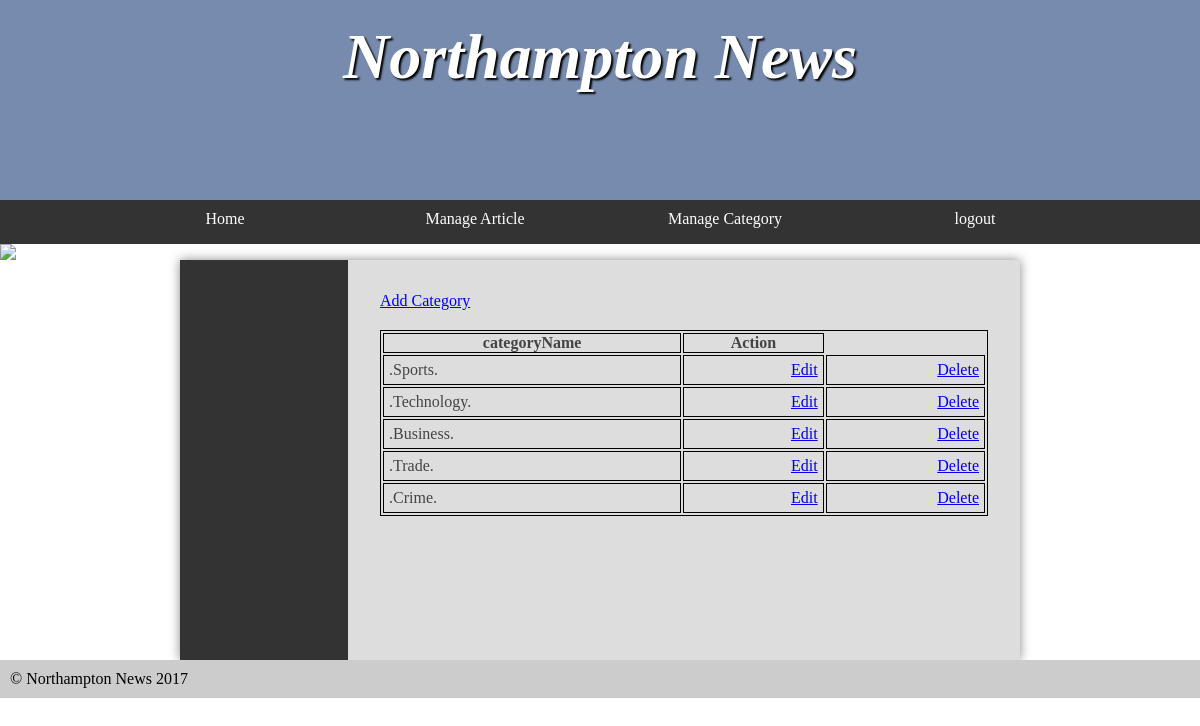
/assignment/admin/adminCategory.php, run on the app's committed database.
### tables this page shows
CREATE TABLE `category` (
  `category_Id` int NOT NULL AUTO_INCREMENT,
  `categoryName` varchar(255) NOT NULL,
  PRIMARY KEY (`category_Id`)
);

### assignment/admin/adminCategory.php (the view)
<?php
require('../connection/connection.php');
require('../user/header.php');
echo '
<nav>
<ul>
<li><a href="adminpage.php">Home</a></li>
<li><a href="adminArticle.php">Manage Article</a></li>
<li><a href="adminCategory.php">Manage Category</a></li>
<li><a href="logout.php">logout</a></li>
</ul>
</nav>
<img src="../images/banners/randombanner.php" /><main>
<nav>
</nav>
<article>
<a href="addCategory.php">Add Category</a>
<br>';
echo "<table>
<tr>
<th>categoryName</th>
<th>Action</th>
</tr>
";
$queryStatement = $connect->prepare("SELECT * FROM category");
$queryStatement->execute();
$returnData = $queryStatement->fetchAll(PDO::FETCH_OBJ);
foreach($returnData as $outcome){
    echo "
    <tr>
    <td>.$outcome->categoryName.</td>";
    echo '<td><a style="float: right" href="editCategory.php?category_Id=' . $outcome->category_Id . '">Edit</a></td>';
    echo '<td><a style="float: right" href="deleteCategory.php?category_Id=' . $outcome->category_Id . '">Delete</a></td>';
   echo "
    </tr>
 ";
}
 echo '
 <style>
 table, th, td {
 border:1px solid black;
}
 </style>
 </table>
 ';
require('../user/footer.php');
?>

### assignment/frame/style.css (style rules this page uses)
* { margin: 0; padding: 0; }
html { font-family: 'Oxygen-Regular', times, verdana, sans-serif; }
body { background-color: #fff; }
nav { width: 100%; background-color: #333; overflow: auto; }
nav ul { width: 1000px; margin: auto; display: block; list-style-type: none; }
nav ul li { width: 25%; float: left; overflow: auto; text-align: center; }
nav a { color: white; padding-top: 10px; display: block; text-decoration: none; }
main { min-height: 50vh; background-color: #ddd; width: 70vw; display: block; margin: auto; box-shadow: 0px 0px 10px #888; color:#444; }
p, li, h2 { margin-bottom: 1em; }
table { width: 100%; margin-top: 20px; }
td { padding: 5px; border-bottom: 1px solid #333; }
ul { margin-left: 2em; }
body > img { display: block; width: 100%; }
main { display: table; }
main > article { display: table-cell; padding: 2em; }
main > nav { display: table-cell; width: 20%; padding: 1em; }

### assignment/admin/adminCategory.php (style rules this page uses)
table, th, td { border:1px solid black; }

### data on the page
category: categoryName "Sports"
category: categoryName "Technology"
category: categoryName "Business"
category: categoryName "Trade"
category: categoryName "Crime"
